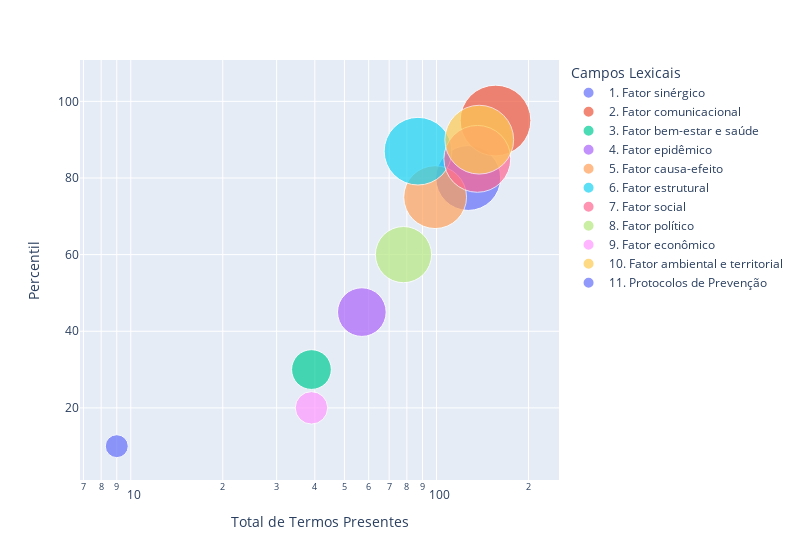

Notebook source saved alongside this figure:
### Code cell
# Grafico de campos lexicais

import plotly.express as px
fig = px.scatter(data, x = "Total de termos associados", y = "valores", size = "valores",  color = 'Campos Lexicais', 
                 hover_name = "Campos Lexicais", log_x = True, size_max = 50, width = 800) 
fig.update_xaxes(title = 'Total de Termos Presentes') 
fig.update_yaxes(title = 'Percentil')

### Figure 1 — Plotly figure (JSON) as saved in the notebook; plotly's stock layout.template omitted (floating-point values rounded to 4 significant figures)
{"data": [{"hovertemplate": "<b>%{hovertext}</b><br><br>Campos Lexicais=1. Fator sinérgico<br>Total de termos associados=%{x}<br>valores=%{marker.size}<extra></extra>", "hovertext": ["1. Fator sinérgico"], "legendgroup": "1. Fator sinérgico", "marker": {"color": "#636efa", "size": [80], "sizemode": "area", "sizeref": 0.038, "symbol": "circle"}, "mode": "markers", "name": "1. Fator sinérgico", "orientation": "v", "showlegend": true, "type": "scatter", "x": [127], "xaxis": "x", "y": [80], "yaxis": "y"}, {"hovertemplate": "<b>%{hovertext}</b><br><br>Campos Lexicais=2. Fator comunicacional<br>Total de termos associados=%{x}<br>valores=%{marker.size}<extra></extra>", "hovertext": ["2. Fator comunicacional"], "legendgroup": "2. Fator comunicacional", "marker": {"color": "#EF553B", "size": [95], "sizemode": "area", "sizeref": 0.038, "symbol": "circle"}, "mode": "markers", "name": "2. Fator comunicacional", "orientation": "v", "showlegend": true, "type": "scatter", "x": [156], "xaxis": "x", "y": [95], "yaxis": "y"}, {"hovertemplate": "<b>%{hovertext}</b><br><br>Campos Lexicais=3. Fator bem-estar e saúde<br>Total de termos associados=%{x}<br>valores=%{marker.size}<extra></extra>", "hovertext": ["3. Fator bem-estar e saúde"], "legendgroup": "3. Fator bem-estar e saúde", "marker": {"color": "#00cc96", "size": [30], "sizemode": "area", "sizeref": 0.038, "symbol": "circle"}, "mode": "markers", "name": "3. Fator bem-estar e saúde", "orientation": "v", "showlegend": true, "type": "scatter", "x": [39], "xaxis": "x", "y": [30], "yaxis": "y"}, {"hovertemplate": "<b>%{hovertext}</b><br><br>Campos Lexicais=4. Fator epidêmico<br>Total de termos associados=%{x}<br>valores=%{marker.size}<extra></extra>", "hovertext": ["4. Fator epidêmico"], "legendgroup": "4. Fator epidêmico", "marker": {"color": "#ab63fa", "size": [45], "sizemode": "area", "sizeref": 0.038, "symbol": "circle"}, "mode": "markers", "name": "4. Fator epidêmico", "orientation": "v", "showlegend": true, "type": "scatter", "x": [57], "xaxis": "x", "y": [45], "yaxis": "y"}, {"hovertemplate": "<b>%{hovertext}</b><br><br>Campos Lexicais=5. Fator causa-efeito<br>Total de termos associados=%{x}<br>valores=%{marker.size}<extra></extra>", "hovertext": ["5. Fator causa-efeito"], "legendgroup": "5. Fator causa-efeito", "marker": {"color": "#FFA15A", "size": [75], "sizemode": "area", "sizeref": 0.038, "symbol": "circle"}, "mode": "markers", "name": "5. Fator causa-efeito", "orientation": "v", "showlegend": true, "type": "scatter", "x": [99], "xaxis": "x", "y": [75], "yaxis": "y"}, {"hovertemplate": "<b>%{hovertext}</b><br><br>Campos Lexicais=6. Fator estrutural<br>Total de termos associados=%{x}<br>valores=%{marker.size}<extra></extra>", "hovertext": ["6. Fator estrutural"], "legendgroup": "6. Fator estrutural", "marker": {"color": "#19d3f3", "size": [87], "sizemode": "area", "sizeref": 0.038, "symbol": "circle"}, "mode": "markers", "name": "6. Fator estrutural", "orientation": "v", "showlegend": true, "type": "scatter", "x": [87], "xaxis": "x", "y": [87], "yaxis": "y"}, {"hovertemplate": "<b>%{hovertext}</b><br><br>Campos Lexicais=7. Fator social<br>Total de termos associados=%{x}<br>valores=%{marker.size}<extra></extra>", "hovertext": ["7. Fator social"], "legendgroup": "7. Fator social", "marker": {"color": "#FF6692", "size": [85], "sizemode": "area", "sizeref": 0.038, "symbol": "circle"}, "mode": "markers", "name": "7. Fator social", "orientation": "v", "showlegend": true, "type": "scatter", "x": [136], "xaxis": "x", "y": [85], "yaxis": "y"}, {"hovertemplate": "<b>%{hovertext}</b><br><br>Campos Lexicais=8. Fator político<br>Total de termos associados=%{x}<br>valores=%{marker.size}<extra></extra>", "hovertext": ["8. Fator político"], "legendgroup": "8. Fator político", "marker": {"color": "#B6E880", "size": [60], "sizemode": "area", "sizeref": 0.038, "symbol": "circle"}, "mode": "markers", "name": "8. Fator político", "orientation": "v", "showlegend": true, "type": "scatter", "x": [78], "xaxis": "x", "y": [60], "yaxis": "y"}, {"hovertemplate": "<b>%{hovertext}</b><br><br>Campos Lexicais=9. Fator econômico<br>Total de termos associados=%{x}<br>valores=%{marker.size}<extra></extra>", "hovertext": ["9. Fator econômico"], "legendgroup": "9. Fator econômico", "marker": {"color": "#FF97FF", "size": [20], "sizemode": "area", "sizeref": 0.038, "symbol": "circle"}, "mode": "markers", "name": "9. Fator econômico", "orientation": "v", "showlegend": true, "type": "scatter", "x": [39], "xaxis": "x", "y": [20], "yaxis": "y"}, {"hovertemplate": "<b>%{hovertext}</b><br><br>Campos Lexicais=10. Fator ambiental e territorial<br>Total de termos associados=%{x}<br>valores=%{marker.size}<extra></extra>", "hovertext": ["10. Fator ambiental e territorial"], "legendgroup": "10. Fator ambiental e territorial", "marker": {"color": "#FECB52", "size": [90], "sizemode": "area", "sizeref": 0.038, "symbol": "circle"}, "mode": "markers", "name": "10. Fator ambiental e territorial", "orientation": "v", "showlegend": true, "type": "scatter", "x": [138], "xaxis": "x", "y": [90], "yaxis": "y"}, {"hovertemplate": "<b>%{hovertext}</b><br><br>Campos Lexicais=11. Protocolos de Prevenção<br>Total de termos associados=%{x}<br>valores=%{marker.size}<extra></extra>", "hovertext": ["11. Protocolos de Prevenção"], "legendgroup": "11. Protocolos de Prevenção", "marker": {"color": "#636efa", "size": [10], "sizemode": "area", "sizeref": 0.038, "symbol": "circle"}, "mode": "markers", "name": "11. Protocolos de Prevenção", "orientation": "v", "showlegend": true, "type": "scatter", "x": [9], "xaxis": "x", "y": [10], "yaxis": "y"}], "layout": {"legend": {"itemsizing": "constant", "title": {"text": "Campos Lexicais"}, "tracegroupgap": 0}, "margin": {"t": 60}, "width": 800, "xaxis": {"anchor": "y", "domain": [0, 1], "title": {"text": "Total de Termos Presentes"}, "type": "log"}, "yaxis": {"anchor": "x", "domain": [0, 1], "title": {"text": "Percentil"}}}}
